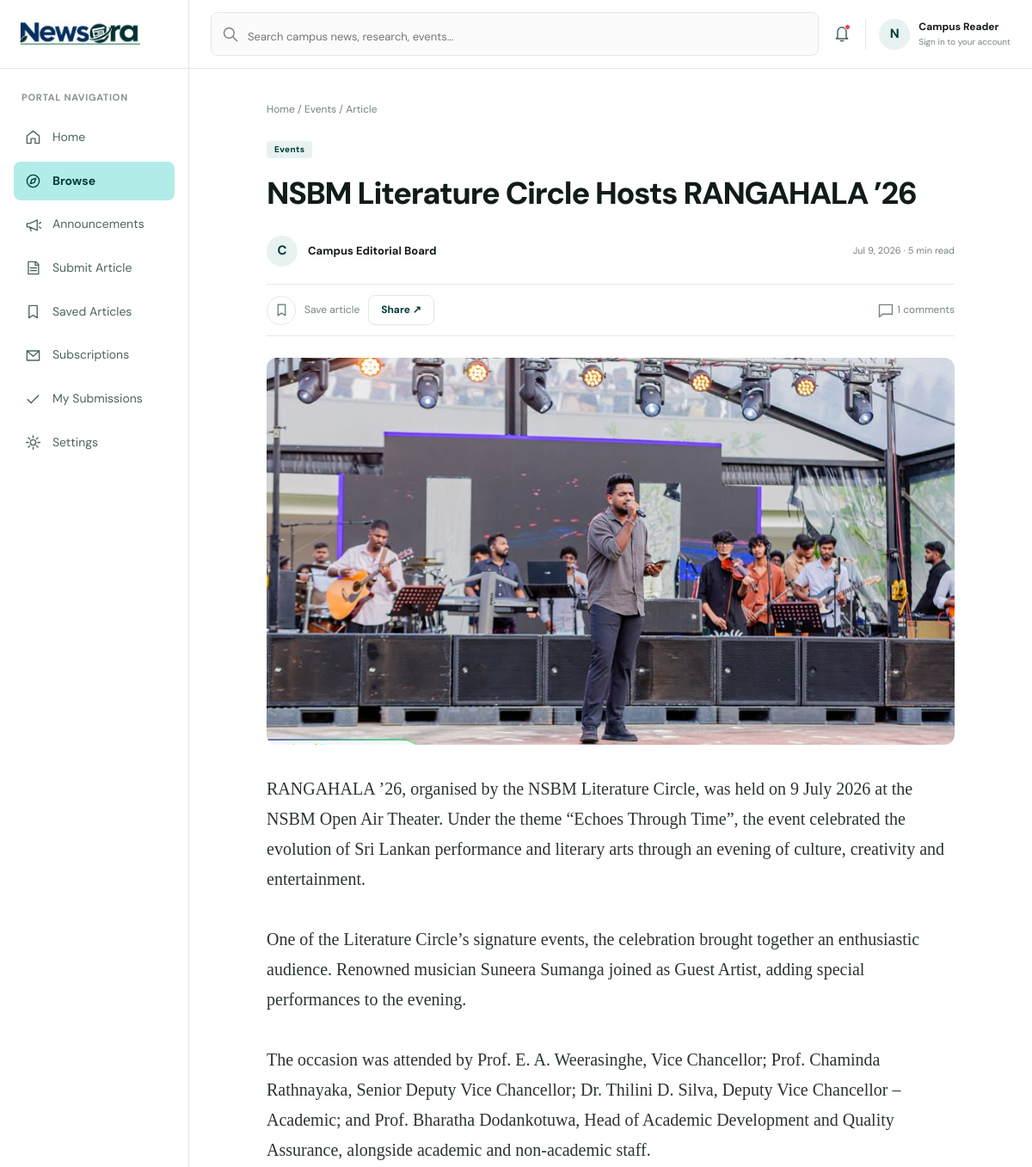
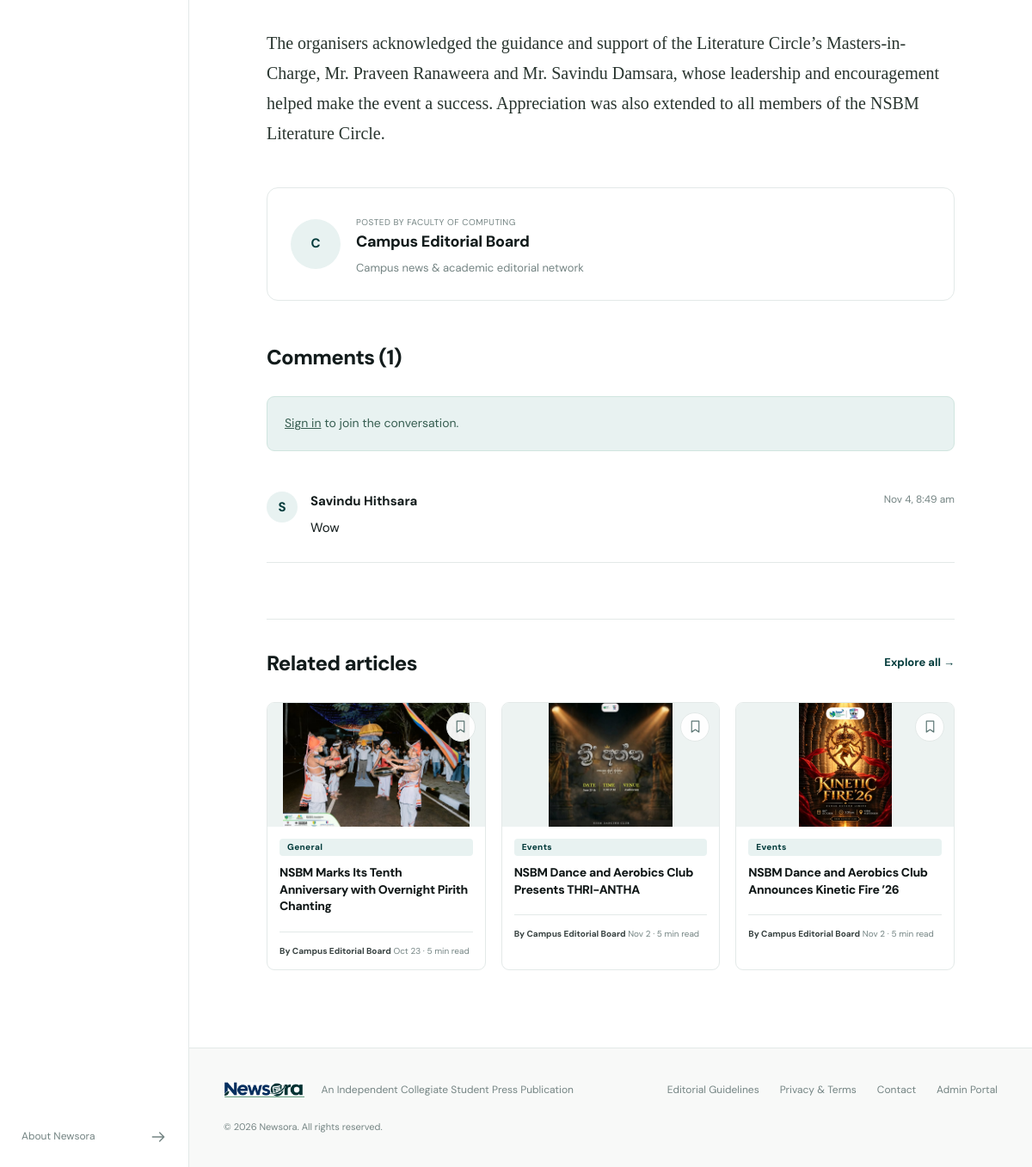
Page /article.php?id=28 on the committed database (2 pictures, top to bottom).
### tables this page shows
CREATE TABLE IF NOT EXISTS articles (
  id         INT UNSIGNED AUTO_INCREMENT PRIMARY KEY,
  user_id    INT UNSIGNED,
  title      VARCHAR(500) NOT NULL,
  category   VARCHAR(50) NOT NULL,
  faculty    VARCHAR(255) NOT NULL DEFAULT 'Faculty of Computing',
  body       LONGTEXT NOT NULL,
  image      VARCHAR(500) NOT NULL DEFAULT 'images/research.jpg',
  format     VARCHAR(20) NOT NULL DEFAULT 'Article',
  status     VARCHAR(20) NOT NULL DEFAULT 'pending',
  feedback   TEXT,
  expires    VARCHAR(20),
  created_at DATETIME NOT NULL DEFAULT CURRENT_TIMESTAMP,
  FOREIGN KEY (user_id) REFERENCES users(id) ON DELETE SET NULL
);

CREATE TABLE IF NOT EXISTS comments (
  id         INT UNSIGNED AUTO_INCREMENT PRIMARY KEY,
  user_id    INT UNSIGNED,
  article_id INT UNSIGNED,
  body       TEXT NOT NULL,
  created_at DATETIME NOT NULL DEFAULT CURRENT_TIMESTAMP,
  FOREIGN KEY (user_id)    REFERENCES users(id)    ON DELETE SET NULL,
  FOREIGN KEY (article_id) REFERENCES articles(id) ON DELETE CASCADE
);

CREATE TABLE IF NOT EXISTS users (
  id         INT UNSIGNED AUTO_INCREMENT PRIMARY KEY,
  name       VARCHAR(255) NOT NULL,
  student_id VARCHAR(100) NOT NULL UNIQUE,
  faculty    VARCHAR(255) NOT NULL,
  email      VARCHAR(255) NOT NULL UNIQUE,
  password   VARCHAR(255) NOT NULL,
  bio        TEXT,
  role       VARCHAR(20) NOT NULL DEFAULT 'student'
);

### includes/db.php (called while the page is built, shortened)
<?php
function db(): PDO {
    static $db;
    if ($db) return $db;
    if (DB_DRIVER === 'mysql') {
        $dsn = sprintf(
            'mysql:host=%s;port=%s;dbname=%s;charset=%s',
            DB_HOST, DB_PORT, DB_NAME, DB_CHARSET
        );
        $initCmd = defined('Pdo\Mysql::ATTR_INIT_COMMAND')
            ? [\Pdo\Mysql::ATTR_INIT_COMMAND => "SET NAMES utf8mb4 COLLATE utf8mb4_unicode_ci"]
            : [PDO::MYSQL_ATTR_INIT_COMMAND  => "SET NAMES utf8mb4 COLLATE utf8mb4_unicode_ci"];
        $db = new PDO($dsn, DB_USER, DB_PASS, [
            PDO::ATTR_ERRMODE            => PDO::ERRMODE_EXCEPTION,
            PDO::ATTR_DEFAULT_FETCH_MODE => PDO::FETCH_ASSOC,
        ] + $initCmd);
    } else {
        $db = new PDO('sqlite:' . __DIR__ . '/../database/newsora.sqlite');
        $db->setAttribute(PDO::ATTR_ERRMODE, PDO::ERRMODE_EXCEPTION);
        $db->exec('PRAGMA foreign_keys = ON');
        $db->exec(file_get_contents(__DIR__ . '/../database/newsora.sql'));
    }
    return $db;
}

### article.php (the view, shortened to what this page needs)
<?php
require __DIR__.'/includes/functions.php';$id=(int)($_GET['id']??0);$rows=articles('articles.id=?',[$id]);$a=$rows[0]??null;$u=user();if(!$a||($a['status']!=='approved'&&(!$u||($a['user_id']!==$u['id']&&$u['role']!=='admin')))){http_response_code(404);$portal=true;$title='Article not found';require __DIR__.'/includes/header.php';echo '<main id="main" class="empty-state">
<h1>Article not found</h1>
<a class="button" href="'.url('browse.php').'">Browse news</a>
</main>';require __DIR__.'/includes/footer.php';exit;}
$error='';
$s=db()->prepare('SELECT comments.*,users.name FROM comments JOIN users ON users.id=comments.user_id WHERE article_id=? ORDER BY comments.id DESC');$s->execute([$id]);$comments=$s->fetchAll(PDO::FETCH_ASSOC);$portal=true;$page='browse';$title=$a['title'];require __DIR__.'/includes/header.php'; ?>
<main id="main" class="article-page">
<div class="breadcrumb">
<a href="<?=url('index.php')?>">Home</a> / <?=e($a['category'])?> / Article</div>
<span class="tag">
<?=e($a['category'])?>
</span>
<h1>
<?=e($a['title'])?>
</h1>
<div class="author-line">
<span class="avatar">
<?=e(substr($a['author'],0,1))?>
</span>
<strong>
<?=e($a['author'])?>
</strong>
<span>
<?=date('M j, Y',strtotime($a['created_at']))?> · 5 min read</span>
</div>
<div class="article-actions">
<?php bookmark_button($a); ?>
<span>Save article</span>
<button class="button secondary small" type="button" data-share>Share ↗</button>
<a href="#comments">
<?=icon('comment')?> <?=count($comments)?> comments</a>
</div>
<figure class="article-cover">
<img src="<?=url($a['image'])?>" alt="<?=e($a['title'])?>">
</figure>
<div class="article-copy">
<p>
<?=nl2br(e($a['body']))?>
</p>
</div>
<div class="panel author-panel">
<span class="avatar">
<?=e(substr($a['author'],0,1))?>
</span>
<div>
<small>POSTED BY <?=e($a['faculty'])?>
</small>
<h3>
<?=e($a['author'])?>
</h3>
<p>Campus news & academic editorial network</p>
</div>
</div>
<section id="comments">
<div class="section-heading">
<h2>Comments (<?=count($comments)?>)</h2>
</div>
<?php if($u): ?>
<form method="post" class="panel comment-form">
<?php csrf_field(); ?>
<?php if($error): ?>
<div class="error">
<?=e($error)?>
</div>
<?php endif; ?>
<label class="sr-only" for="comment">Your comment</label>
<textarea id="comment" name="comment" maxlength="3000" required placeholder="Share your thoughts or question regarding this article...">
</textarea>
<button class="button">Post comment ▷</button>
</form>
<?php else: ?>
<p class="notice">
<a href="<?=url('login.php')?>">Sign in</a> to join the conversation.</p>
<?php endif; ?>
<?php foreach($comments as $c): ?>
<article class="comment">
<span class="avatar">
<?=e(substr($c['name'],0,1))?>
</span>
<div>
<strong>
<?=e($c['name'])?>
</strong>
<small>
<?=date('M j, g:i a',strtotime($c['created_at']))?>
</small>
<p>
<?=nl2br(e($c['body']))?>
</p>
</div>
</article>
<?php endforeach; ?>
</section>
<section class="related">
<div class="section-heading">
<h2>Related articles</h2>
<a href="<?=url('browse.php')?>">Explore all →</a>
</div>
<div class="grid three">
<?php foreach(array_slice(array_filter(articles(),fn($r)=>$r['id']!==$a['id']),0,3) as $r)card($r); ?>
</div>
</section>
</main>
<?php require __DIR__.'/includes/footer.php'; ?>

### includes/header.php (shortened to what this page needs)
<?php
require_once __DIR__.'/functions.php';
$page=$page??'home'; $title=$title??'Newsora'; $portal=$portal??false; $auth=$auth??false; $current=user();
$recoveryCount=($current['role']??'')==='admin'?(int)db()->query("SELECT COUNT(*) FROM recovery_requests WHERE status='pending'")->fetchColumn():0;
?>
<!doctype html>
<html lang="en">
<head>
<link rel="stylesheet" href="<?=url('css/style.css')?>?v=<?=filemtime(__DIR__.'/../css/style.css')?>">
<link rel="stylesheet" href="<?=url('css/responsive.css')?>?v=<?=filemtime(__DIR__.'/../css/responsive.css')?>">
</head>
<body class="<?=$portal?'portal':($auth?'auth-page':'public-page')?>">
<?php if($portal): ?>
<aside class="sidebar" id="sidebar">
<a class="brand" href="<?=url('index.php')?>">
<?=logo()?>
</a>
<span class="nav-label">PORTAL NAVIGATION</span>
<nav aria-label="Portal navigation">
<?php foreach(['home'=>['Home','index.php?view=home','home'],'browse'=>['Browse','browse.php','browse'],'announcements'=>['Announcements','announcements.php','announce'],'submit'=>['Submit Article','admin/add-article.php','article'],'saved'=>['Saved Articles','saved.php','saved'],'subscriptions'=>['Subscriptions','subscriptions.php','subscriptions'],'submissions'=>[($current['role']??'')==='admin'?'Admin Panel':'My Submissions','admin/index.php','submissions'],'settings'=>['Settings','settings.php','settings']] as $key=>[$label,$href,$ico]): ?>
<a class="<?=$page===$key?'active':''?>" href="<?=url($href)?>" <?=$page===$key?'aria-current="page"':''?>>
<?=icon($ico)?>
<?=e($label)?>
</a>
<?php endforeach; ?>
</nav>
<a class="sidebar-bottom" href="<?=url('about.php')?>">About Newsora <?=icon('arrow')?>
</a>
</aside>
<div class="portal-shell">
<header class="topbar">
<form action="<?=url('browse.php')?>" class="top-search">
<?=icon('search')?>
<input name="q" aria-label="Search campus news" placeholder="Search campus news, research, events...">
</form>
<a class="notification" href="<?=url(($current['role']??'')==='admin'?'admin/recovery.php':'announcements.php')?>" aria-label="<?=($current['role']??'')==='admin'?'Account recovery requests: '.$recoveryCount:'Announcements'?>">
<?=icon('bell')?>
<?php if(($current['role']??'')!=='admin'||$recoveryCount): ?><i></i><?php endif; ?>
</a>
<a href="<?=url($current?'settings.php':'login.php')?>" class="profile">
<span class="avatar">
<?=e($current?substr($current['name'],0,1):'N')?>
</span>
<span>
<strong>
<?=e($current['name']??'Campus Reader')?>
</strong>
<small>
<?=e($current['faculty']??'Sign in to your account')?>
</small>
</span>
</a>
</header>
<?php endif; ?>

### includes/functions.php (shortened to what this page needs)
<?php
require_once __DIR__.'/db.php';
function e($v): string { return htmlspecialchars((string)$v, ENT_QUOTES, 'UTF-8'); }
function url(string $path=''): string { $script=str_replace('\\','/',$_SERVER['SCRIPT_NAME'] ?? '/index.php'); $base=dirname($script); if(basename($base)==='admin') $base=dirname($base); return rtrim($base,'/.').'/'.$path; }
function user(): ?array { if(empty($_SESSION['uid'])) return null; $s=db()->prepare('SELECT * FROM users WHERE id=?'); $s->execute([$_SESSION['uid']]); return $s->fetch(PDO::FETCH_ASSOC) ?: null; }
function articles(string $where="status = 'approved' AND (format != 'Announcement' OR expires IS NULL OR expires = '' OR expires >= date('now'))",array $params=[]): array { $s=db()->prepare('SELECT articles.*, COALESCE(users.name,\'Campus Editorial Board\') AS author FROM articles LEFT JOIN users ON users.id=articles.user_id WHERE '.$where.' ORDER BY articles.id DESC'); $s->execute($params); return $s->fetchAll(PDO::FETCH_ASSOC); }
function saved(int $id): bool { if(!user()) return false; $s=db()->prepare('SELECT 1 FROM bookmarks WHERE user_id=? AND article_id=?'); $s->execute([user()['id'],$id]); return (bool)$s->fetchColumn(); }
function icon(string $name): string {
 $paths=['home'=>'M3 10 12 3l9 7v11h-6v-7H9v7H3Z','browse'=>'M12 3a9 9 0 1 0 0 18 9 9 0 0 0 0-18m4 5-2 6-6 2 2-6Z','announce'=>'M3 10v5h4l11 5V5L7 10H3m4 5 2 6m12-11 3-2m-3 7 3 2','article'=>'M5 3h11l4 4v14H5Zm10 0v5h5M8 12h9M8 16h9','saved'=>'M6 3h12v18l-6-4-6 4Z','subscriptions'=>'M3 5h18v14H3Zm0 0 9 8 9-8','submissions'=>'m4 12 5 5L20 6','settings'=>'M12 8a4 4 0 1 0 0 8 4 4 0 0 0 0-8M12 2v3m0 14v3M2 12h3m14 0h3M5 5l2 2m10 10 2 2M5 19l2-2M17 7l2-2','search'=>'M10 3a7 7 0 1 0 0 14 7 7 0 0 0 0-14m5 12 6 6','bell'=>'M6 8a6 6 0 0 1 12 0v8l2 2H4l2-2Zm4 13h4','academic'=>'m2 8 10-5 10 5-10 5Zm4 3v6l6 4 6-4v-6','calendar'=>'M4 5h16v16H4ZM4 10h16M8 2v6m8-6v6','sports'=>'M7 3h10v8a5 5 0 0 1-10 0Zm0 2H3v4a4 4 0 0 0 4 4m10-8h4v4a4 4 0 0 1-4 4m-5 3v5m-5 0h10','user'=>'M12 3a4 4 0 1 0 0 8 4 4 0 0 0 0-8m-8 18v-3a8 6 0 0 1 16 0v3Z','comment'=>'M3 4h18v13H8l-5 4Z','arrow'=>'M4 12h16m-6-6 6 6-6 6'];
 return '<svg class="icon" viewBox="0 0 24 24" fill="none" stroke="currentColor" stroke-width="1.7" stroke-linecap="round" stroke-linejoin="round" aria-hidden="true">
<path d="'.($paths[$name]??$paths['article']).'"/>
</svg>';
}
function logo(): string { return '<span class="logo logo-image"><img src="'.e(url('images/newsora-logo-white.jpg')).'" alt="Newsora" width="1620" height="1080"></span>'; }
function bookmark_button(array $a): void { echo '<button type="button" class="bookmark '.(saved((int)$a['id'])?'is-saved':'').'" data-bookmark="'.(int)$a['id'].'" aria-label="Save article" aria-pressed="'.(saved((int)$a['id'])?'true':'false').'">'.icon('saved').'</button>'; }
function card(array $a, string $kind=''): void { ?>
<article class="news-card <?=e($kind)?>">
<div class="card-image <?=($a['image']??'')==='images/nsbm-megha-26.jpg'?'full-photo ':''?><?=($a['image']??'')==='images/academic-students.jpg'?'academic-photo':(($a['image']??'')==='images/events-cultural.jpg'?'events-photo':'')?>">
<a href="<?=url('article.php?id='.$a['id'])?>">
<img src="<?=url($a['image'])?>" alt="<?=e($a['title'])?>" loading="lazy">
</a>
</div>
<div class="card-body">
<span class="tag">
<?=e($a['category'])?>
</span>
<h3>
<a href="<?=url('article.php?id='.$a['id'])?>">
<?=e($a['title'])?>
</a>
</h3>
<div class="card-meta">
<span>By <?=e($a['author'])?>
</span>
<span>
<?=date('M j',strtotime($a['created_at']))?> · 5 min read</span>
</div>
</div>
</article>
<?php }

### includes/footer.php (shortened to what this page needs)
<?php if(!($auth??false)): ?>
<footer class="site-footer">
<div>
<a href="<?=url('index.php')?>">
<?=logo()?>
</a>
<span>An Independent Collegiate Student Press Publication</span>
</div>
<nav>
<a href="<?=url('about.php#standards')?>">Editorial Guidelines</a>
<a href="<?=url('about.php#privacy')?>">Privacy & Terms</a>
<a href="<?=url('about.php#contact')?>">Contact</a>
<a href="<?=url('admin-login.php')?>">Admin Portal</a>
</nav>
<small>© <?=date('Y')?> Newsora. All rights reserved.</small>
</footer>
<?php endif; ?>
<?php if($portal??false): ?>
</div>
<?php endif; ?>
</body>
</html>

### css/responsive.css (style rules this page uses)
@media (max-width:1200px) { .sidebar { width:220px } }
@media (max-width:1200px) { .portal-shell { margin-left:220px } }
@media (max-width:1200px) { .topbar { gap:17px; padding:0 25px } }
@media (max-width:1200px) { .top-search { width:auto; flex:1; max-width:none } }
@media (max-width:1200px) { .profile { margin-left:auto; padding-left:15px } }
@media (max-width:1200px) { .grid { gap:20px } }
@media (max-width:1200px) { .card-meta { flex-wrap:wrap; gap:4px } }
@media (max-width:1200px) { .article-page { padding-right:35px; padding-left:35px } }
@media (max-width:1200px) { .article-page>h1 { font-size:36px } }

### rows in the picture
articles: category "Events", title "NSBM Literature Circle Hosts RANGAHALA ’26", created_at "Jul 9, 2026", image (picture), body "RANGAHALA ’26, organised by the NSBM Literature Circle, was held on 9 July 2026 at the NSBM Open Air Theater. Under the theme “Echoes Through Time”, the event celebrated the evolution of Sri Lankan performance and literary arts through an evening of culture, creativity and entertainment. One of the Literature Circle’s signature events, the celebration brought together an enthusiastic audience. Renowned musician Suneera Sumanga joined as Guest Artist, adding special performances to the evening. The occasion was attended by Prof. E. A. Weerasinghe, Vice Chancellor; Prof. Chaminda Rathnayaka, Senior Deputy Vice Chancellor; Dr. Thilini D. Silva, Deputy Vice Chancellor – Academic; and Prof.…", faculty "FACULTY OF COMPUTING"
comments: user.name "S", user.name "Savindu Hithsara", created_at "Nov 4, 8:49 am", body "Wow"
articles: image (picture), category "General", title "NSBM Marks Its Tenth Anniversary with Overnight Pirith Chanting", author "Campus Editorial Board", created_at "Oct 23"
articles: image (picture), category "Events", title "NSBM Dance and Aerobics Club Presents THRI-ANTHA", author "Campus Editorial Board", created_at "Nov 2"
articles: image (picture), category "Events", title "NSBM Dance and Aerobics Club Announces Kinetic Fire ’26", author "Campus Editorial Board", created_at "Nov 2"

### other values in the picture
$label "Home"
$label "Browse"
$label "Announcements"
$label "Submit Article"
$label "Saved Articles"
$label "Subscriptions"
$label "My Submissions"
$label "Settings"
$current?substr($current['name'],0,1):'N' "N"
$current['name'] "Campus Reader"
$current['faculty'] "Sign in to your account"
substr($a['author'],0,1) "C"
$a['author'] "Campus Editorial Board"
count($comments) "1"
